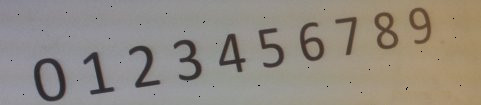
#> input picture v4/images/cifre2.jpg, 481 x 105 px
$ jupyter execute --allow-errors v4.ipynb   (shell and % lines are left out)   (Python 2 division)   (older library calls are emulated)
#> lines starting #> are read from the running program, lines starting #| are printed output that depends on the picture; after the words box and inside, x2 and y2 are one past the last pixel; in counts of white or black regions, pixels touching at a corner belong together
# Soft Computing - rač. vežba 4

## Implementacija sistema za optičko prepoznavanje karaktera (OCR)

Tokom prethodne četiri vežbe smo implementirali "ceo" sistem za optičko prepoznavanje karaktera, ali smo u tom procesu zanemarili mnoge probleme koje OCR u realnom okruženju sa sobom nosi. Cilj ovih vežbi jeste identifikacija i rešavanje tih problema.

OCR sistemi vrše optičko prepoznavanje tekstualnih sadržaja sa fotografija, gde je fotografija ulazni parametar sistema. Tačnost i performantnost sistema će u mnogome zavisiti od pretpostavke o ulaznoj fotografiji. Pošto se takva fotografija pravi u realnom okruženju, normalno je za očekivati dosta spoljnih uticaja. Ukoliko pretpostavimo da ulazna fotografija neće biti pod uticajem određenog broja faktora iz okruženja sistem može da se pojednostavi. Recimo, kamere u industijskim pogonima prave fotografije u okruženju u kome se nivo osvetljenja može kontrolisati, uređaj za fotografisanje je uvek isti i pravi fotografije koje su "sličnog" oblika.

Do sada smo OCR sistem implementirali uz pretpostavku da je fotografija idealna i da je tekstualni sadržaj na njoj u prost. Međutim, to najčešće nije slučaj. Ulazna fotografija će obično izgledati ovako:
</img>

[cell 1]
#import potrebnih biblioteka
import cv2
import collections
import numpy as np
import scipy as sc
import matplotlib.pyplot as plt
from scipy.spatial import distance

# k-means
from sklearn.cluster import KMeans

# keras
from keras.models import Sequential
from keras.layers.core import Dense,Activation
from keras.optimizers import SGD

import matplotlib.pylab as pylab
pylab.rcParams['figure.figsize'] = 16, 12 # za prikaz većih slika i plotova, zakomentarisati ako nije potrebno

### Obrada digitalne slike
Obrada digitalne slike predstavlja prvi skup aktivnosti u sistemu za OCR. Cilj ovog skupa aktivnosti jeste prilagođavanje ulazne fotografije da bi se nad njom mogla vršiti analiza sadržaja. Obrada digitalne slike može biti dosta složen proces, pošto bi on trebao biti u stanju da obradi bilo kakvu ulaznu fotografiju. Proces analize digitalne slike će biti mnogo jednostavniji ukoliko se fotografija prethodno dobro obradi i ukloni vecina suma.

[cell 2]
#Funkcionalnost implementirana u V1
def load_image(path):
#> called with path = 'images/cifre2.jpg'
    return cv2.cvtColor(cv2.imread(path), cv2.COLOR_BGR2RGB)
def image_gray(image):
    return cv2.cvtColor(image, cv2.COLOR_RGB2GRAY)
#> returned value: shape (105, 481)
def image_bin(image_gs):
    ret,image_bin = cv2.threshold(image_gs, 127, 255, cv2.THRESH_BINARY)
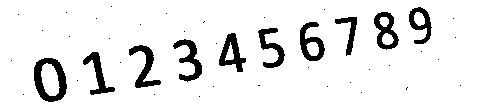
#> image_bin: shape (105, 481); 90.8% white; 44 black regions (34 under 20 px), largest, box (x1, y1, x2, y2) and area: (34, 58, 67, 102) 707, (129, 45, 161, 88) 494, (173, 39, 202, 82) 486
    return image_bin
def image_bin_adaptive(image_gs):
    image_bin = cv2.adaptiveThreshold(image_gs, 255, cv2.ADAPTIVE_THRESH_MEAN_C, cv2.THRESH_BINARY, 35, 10)
    return image_bin
def invert(image):
    return 255-image
def display_image(image, color= False):
#> call 2 of load_image, with path = 'images/kukice.jpg'
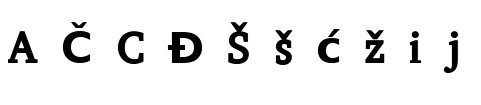
#> input picture v4/images/kukice.jpg, 481 x 105 px
#> in load_image, returned value is the input picture: shape (105, 481, 3); min 0, max 255, mean 235.3
#> in image_bin (call 2), `ret,image_bin = cv2.threshold(image_gs, 127, 255, cv2.THRESH_BINARY)`:
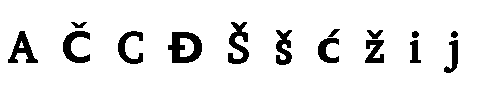
#> image_bin: shape (105, 481); 92.3% white; 15 black regions, largest, box (x1, y1, x2, y2) and area: (168, 32, 202, 63) 645, (228, 22, 249, 64) 466, (63, 31, 90, 63) 424
    if color:
        plt.imshow(image)
    else:
        plt.imshow(image, 'gray')
def dilate(image):
    kernel = np.ones((3,3)) # strukturni element 3x3 blok
#> kernel = [[1, 1, 1], [1, 1, 1], [1, 1, 1]]
    return cv2.dilate(image, kernel, iterations=1)
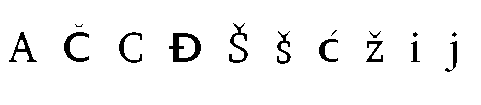
#> returned value: shape (105, 481); 95.7% white; 15 black regions (4 under 20 px), largest, box (x1, y1, x2, y2) and area: (169, 33, 201, 62) 439, (64, 32, 89, 62) 262, (229, 23, 248, 63) 236
def erode(image):
    kernel = np.ones((3,3)) # strukturni element 3x3 blok
#> kernel = [[1, 1, 1], [1, 1, 1], [1, 1, 1]]
    return cv2.erode(image, kernel, iterations=1)
#> returned value: shape (105, 481); 92.4% white; 15 black regions, largest, box (x1, y1, x2, y2) and area: (168, 32, 202, 63) 645, (228, 22, 249, 64) 462, (63, 31, 90, 63) 422

#Funkcionalnost implementirana u V2
def resize_region(region):
    resized = cv2.resize(region,(28,28), interpolation = cv2.INTER_NEAREST)
    return resized
def scale_to_range(image):
    return image / 255
def matrix_to_vector(image):
    return image.flatten()
# [5 lines left out: function prepare_for_ann, not called in this run]
def convert_output(outputs):
    return np.eye(len(outputs))
def winner(output):
    return max(enumerate(output), key=lambda x: x[1])[0]

#### Neuniformna osvetljenost fotografije
Prva aktivnost u OCR sistemu jeste obrada digitalne slike, odnosno segmentacija. Cilj segmentacije jeste klasifikovanje piksela fotografije u one koji pripadaju sadržaju i one koji pripadaju pozadini. Do sada smo za segmentaciju koristili metode bazirane na računanju praga - <b><i>threshold</i></b>. Ukoliko se za celu fotografiju pronađe jedan prag segmentacije, problem se javlja ako su delovi fotografije osetno manje ili više osvetljeni od ostatka fotografije. Ovaj problem se može rešiti uz korišćenje adaptivnog threshold-a. Na taj način se može rešiti problem neuniformne osvetljenosti fotografije, koji je bio prisutan i na prethodnom primeru.

[cell 3]
# učitavanje digitalne slike
image_color = load_image('images/cifre2.jpg')
# formiranje binarne slike
img = image_bin(image_gray(image_color))
display_image(img)

#### Šum na fotografiji nakon segmentacije
Proces segmentacije će pokušati da klasifikuje piksele tako da ih obeleži da pripadaju sadržaju ili pozadini, ali ne mora da znači da će u tome biti 100% uspešan. Na fotografiji koja je rezultat procesa segmentacije može postojati šum koji može znatno otežati analizu ovakve fotografije u narednim koracima OCR-a. Zbog toga je takav šum potrebno otkloniti u što većoj meri u ovim ranim fazama.

#Uklanjanje šuma
U narednom odeljku je prikazana jedna metoda uklanjanja šuma. Nad fotografijom sa belom pozadinom i crnim tekstom izvršena je dilatacija kako bi se crne površine smanjile i uklonio potencijalni šum, a nakon toga smo erozijom proširili crne površine da bi ih vratili u prethodno stanje.

[cell 4]
# Uklanjanje šuma
def remove_noise(binary_image):
    ret_val = erode(dilate(binary_image))
    ret_val = invert(ret_val)
    return ret_val

### Analiza digitalne slike
Analiza digitalne slike počinje kreiranjem skupa regiona(kontura) sa binarne slike.

###### * NAPOMENA: OpenCV po default-u vrši selektovanje belih površina na crnoj pozadini i sliku je potrebno postaviti u taj oblik pre pozivanja metode FindContours.

Takav skup regiona je potrebno analizirati i izvršiti njihovo prepoznavanje posredstvom veštačke neuronske mreže. Problem predstavlja činjenica da region ne mora izgledati uvek isto, iako predstavlja isti karakter. Jedan primer takve situacije jeste rotacija.

#### Zarotirani simboli na fotografiji
Svaki region se skalira na dimenzije 28x28 i formira matricu, a nakon toga se pretvara u vektor od 784 elementa. Očigledno je da će takva matrica izgledati drugačije ukoliko je region zarotiran, što će rezultovati činjenicom da ćemo na ulaz neuronske mreže dovesti ulazni vektor koji će jako loše opisivati region koji bi on trebalo da predstavlja. Posledica će biti loša predikcija od strane veštačke neuronske mreže. Zbog toga je regione potrebno zarotirati tako da se oni postave u prirodan položaj.

# TODO 1
Tačke regiona je potrebno rotirati oko tačke <b>(c<sub>x</sub>, c<sub>y</sub>)</b> za zadati ugao <b>(α = π/2-|θ|)</b> gde su (c<sub>x</sub>, c<sub>y</sub> i theta) parametri dobijeni iz osobina regiona. Na ovaj način treba da se dobiju slike regiona koje su ‘relativno’ vertikalne.

Formula za rotiranje tačke sa koordinatama (x,y) za ugao α oko tačke sa koordinatama (c<sub>x</sub>, c<sub>y</sub>):
</img>

[cell 5]
# TODO 1 - Rotiranje regiona
def rotate_regions(contours,angles,centers,sizes):
    '''Funkcija koja vrši rotiranje regiona oko njihovih centralnih tačaka
    Args:
        contours: skup svih kontura [kontura1, kontura2, ..., konturaN]
        angles:   skup svih uglova nagiba kontura [nagib1, nagib2, ..., nagibN]
        centers:  skup svih centara minimalnih pravougaonika koji su opisani
                  oko kontura [centar1, centar2, ..., centarN]
        sizes:    skup parova (height,width) koji predstavljaju duzine stranica minimalnog
                  pravougaonika koji je opisan oko konture [(h1,w1), (h2,w2), ...,(hN,wN)]
    Return:
        ret_val: rotirane konture'''
    ret_val = []
    for idx, contour in enumerate(contours):

        angle = angles[idx]
        cx,cy = centers[idx]
        height, width = sizes[idx]
        if width<height:
            angle+=90

        # Rotiranje svake tačke regiona oko centra rotacije
        alpha = np.pi/2 - abs(np.radians(angle))
        region_points_rotated = np.ndarray((len(contour), 2), dtype=np.int16)
        for i, point in enumerate(contour):
            x = point[0]
            y = point[1]

            #TODO 1 - izračunati koordinate tačke nakon rotacije


            region_points_rotated[i] = [rx,ry]
        ret_val.append(region_points_rotated)


    return ret_val

#### Simboli koji je sastoje iz više regiona
Činjenica da se jedan simbol ne mora sastojati iz samo jednog regiona nama može predstavljati problem (npr. slova i,j,ž,ć,...). Zbog toga je potrebno izvršiti spajanje kukica i kvačica u okolini simbola pre slanja podataka na predikciju neuronskoj mreži.

# TODO 2
Spojiti kukice i kvačice sa osnovnim slovima.

[cell 6]
# TODO 2
def merge_regions(contours):
    '''Funkcija koja vrši spajanje kukica i kvačica sa osnovnim karakterima
    Args:
        contours: skup svih kontura (kontura - niz tacaka bele boje)
    Return:
        ret_val: skup kontura sa spojenim kukicama i kvacicama'''
    ret_val = []
    merged_index = [] #lista indeksa kontura koje su već spojene sa nekim

    for i,contour1 in enumerate(contours): #slova
        if i in merged_index:
            continue
        min_x1 = min(contour1[:,0])
        max_x1 = max(contour1[:,0])
        min_y1 = min(contour1[:,1])
        max_y1 = max(contour1[:,1])
        for j,contour2 in enumerate(contours): #kukice
            if j in merged_index or i == j:
                continue
            min_x2 = min(contour2[:,0])
            max_x2 = max(contour2[:,0])
            min_y2 = min(contour2[:,1])
            max_y2 = max(contour2[:,1])

            #TODO 2 - izvršiti spajanje kukica iznad slova
            #spajanje dva niza je moguće obaviti funkcijom np.concatenate((contour1,contour2))


    #svi regioni koji se nisu ni sa kim spojili idu u listu kontura, bez spajanja
    for idx,contour in enumerate(contours):
        if idx not in merged_index:
            ret_val.append(contour)

    return ret_val


# TODO 2 - TEST
image_test2_original = load_image('images/kukice.jpg')
image_test2 = remove_noise(image_bin(image_gray(image_test2_original)))
img2, contours_borders2, hierarchy2 = cv2.findContours(image_test2.copy(), cv2.RETR_EXTERNAL, cv2.CHAIN_APPROX_NONE)
#> contours_borders2 = 15 contours; largest, box (x1, y1, x2, y2) and area: (168, 32, 202, 63) 795, (228, 22, 249, 64) 379, (8, 31, 38, 63) 370, (63, 31, 90, 63) 359, (118, 31, 143, 64) 307
contours2 = []
for contour2 in contours_borders2:
    center, size, angle = cv2.minAreaRect(contour2)
    xt,yt,h,w = cv2.boundingRect(contour2)
    region_points2 = []
    for i in range (xt,xt+h):
        for j in range(yt,yt+w):
            dist = cv2.pointPolygonTest(contour2,(i,j),False)
            if dist>=0 and image_test2[j,i]==255: # da li se tacka nalazi unutar konture?
                region_points2.append([i,j])
    contours2.append(np.asarray(region_points2))
#> this loop made 15 passes
#> (center, size, angle, xt, yt, h, w) on passes 1 to 8: ((452.3, 56.15), (33.5, 11.82), -79.11, 444, 40, 14, 33), ((415, 51), (22, 10), -90, 410, 40, 11, 23), ((374, 51), (22, 18), -90, 365, 40, 19, 23), ((328, 50), (24, 20), -90, 318, 38, 21, 25), ((184.5, 47), (30, 33), -90, 168, 32, 34, 31), ((453.8, 34.25), (6.36, 5.66), -45, 451, 31, 7, 7), ((415, 34), (6, 6), -90, 412, 31, 7, 7), ((130, 47), (32, 24), -90, 118, 31, 25, 33)
#> after the loop, contours2 = 15 items
contour_count = merge_regions(contours2)
#> the loop in merge_regions, `for i,contour1 in enumerate(contours):` made 15 passes
#> (min_x1, max_x1, min_y1, max_y1) on passes 1 to 8: (444, 457, 40, 72), (410, 420, 40, 62), (365, 383, 40, 62), (318, 338, 38, 62), (168, 201, 32, 62), (451, 457, 31, 37), (412, 418, 31, 37), (118, 142, 31, 63)
#> the loop in merge_regions, `for idx,contour in enumerate(contours):` made 15 passes
#> contour_count = 15 items
print "Regions found: ",len(contour_count)
#| Regions found:  15
#> in erode (call 2), `return cv2.erode(image, kernel, iterations=1)`:
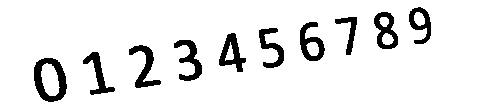
#> returned value: shape (105, 481); 90.9% white; 10 black regions, largest, box (x1, y1, x2, y2) and area: (34, 58, 67, 102) 707, (129, 45, 161, 88) 492, (219, 33, 246, 72) 479
if len(contour_count) == 10:
    print "TODO 2 Test - Passed"
else:
    print "TODO 2 Test - Failed"

# TODO 3
U nastavku se nalazi funkcija za selekciju regiona od interesa koja nam je poznata sa prethodnih vežbi, a koja je sada proširena tako da vrši rotaciju svih regiona i spajanje kukica i kvačica iznad slova pozivanjem funkcija iz prethodna dva zadatka.

Nakon spajanja kukica i kvačica na red dolazi skaliranje regiona na dimenzije 28x28. Region je sada niz tačaka čije su koordinate apsolutne koordinate na fotografiji sa koje su regioni preuzeti. Kako bi se isekao pravougaonik oko regiona potrebno je proći kroz sve tačke regiona i koordinate svake od njih prebaciti iz apsolutnih u relativne koordinate u odnosu na poziciju tačke unutar regiona.

[cell 7]
# TODO 3
def select_roi(image_orig, image_bin):

    img, contours_borders, hierarchy = cv2.findContours(image_bin.copy(), cv2.RETR_EXTERNAL, cv2.CHAIN_APPROX_NONE)
#> contours_borders = 10 contours; largest, box (x1, y1, x2, y2) and area: (34, 58, 67, 102) 1102, (374, 12, 398, 49) 594, (300, 22, 325, 61) 546, (219, 33, 246, 72) 513, (409, 7, 431, 44) 446

    contours = []
    contour_angles = []
    contour_centers = []
    contour_sizes = []
    for contour in contours_borders:
        center, size, angle = cv2.minAreaRect(contour)
        xt,yt,h,w = cv2.boundingRect(contour)

        region_points = []
        for i in range (xt,xt+h):
            for j in range(yt,yt+w):
                dist = cv2.pointPolygonTest(contour,(i,j),False)
                if dist>=0 and image_bin[j,i]==255: # da li se tacka nalazi unutar konture?
                    region_points.append([i,j])
        contour_centers.append(center)
        contour_angles.append(angle)
        contour_sizes.append(size)
        contours.append(region_points)
#> this loop made 10 passes
#> (center, size, angle, xt, yt, h, w) on passes 1 to 7: ((49.67, 79.35), (31.26, 43.78), -7.13, 34, 58, 33, 44), ((97.82, 72.59), (24.51, 42.75), -13.13, 83, 52, 32, 43), ((144.1, 65.42), (25.49, 42.02), -10.62, 129, 45, 32, 43), ((188.1, 59.43), (23.79, 41.24), -9.16, 174, 40, 28, 41), ((234.9, 51.8), (35.1, 25.61), -71.57, 219, 33, 27, 39), ((271.5, 47.35), (21.92, 39.32), -8.13, 259, 28, 25, 40), ((310.6, 41.68), (22.53, 38.74), -15.95, 300, 22, 25, 39)
#> after the loop, contour_angles = [-7.13, -13.13, -10.62, -9.16, -71.57, -8.13, -15.95, -90, -8.53, -13.39]; contour_centers = [(49.67, 79.35), (97.82, 72.59), (144.1, 65.42), (188.1, 59.43), (234.9, 51.8), (271.5, 47.35), (310.6, 41.68), (345.5, 35.5), (385.6, 30.06), (420.4, 25.02)]; contour_sizes = [(31.26, 43.78), (24.51, 42.75), (25.49, 42.02), (23.79, 41.24), (35.1, 25.61), (21.92, 39.32), (22.53, 38.74), (37, 21), (20.82, 37.09), (20.38, 36.18)]; contours = 10 items

    #Postavljanje kontura u vertikalan polozaj
    contours = rotate_regions(contours, contour_angles, contour_centers, contour_sizes)
#> the loop in rotate_regions, `for idx, contour in enumerate(contours): ` made 1 pass
#> (angle, cx, cy, height, width, alpha) on pass 1: (-7.13, 49.67, 79.35, 31.26, 43.78, 1.45)
#> after the loop in rotate_regions, `for idx, contour in enumerate(contours):`: ret_val = []

    #spajanje kukica i kvacica
    contours = merge_regions(contours)

    regions_dict = {}
    for contour in contours:

        min_x = min(contour[:,0])
        max_x = max(contour[:,0])
        min_y = min(contour[:,1])
        max_y = max(contour[:,1])

        region = np.zeros((max_y-min_y+1,max_x-min_x+1), dtype=np.int16)
        for point in contour:
            x = point[0]
            y = point[1]

             # TODO 3 - koordinate tacaka regiona prebaciti u relativne koordinate
            '''Pretpostavimo da gornja leva tačka regiona ima apsolutne koordinate (100,100).
            Ako uzmemo tačku sa koordinatama unutar regiona, recimo (105,105), nakon
            prebacivanja u relativne koordinate tačka bi trebala imati koorinate (5,5) unutar
            samog regiona.
            '''


        regions_dict[min_x] = [resize_region(region), (min_x,min_y,max_x-min_x,max_y-min_y)]

    sorted_regions_dict = collections.OrderedDict(sorted(regions_dict.items()))
    sorted_regions = np.array(sorted_regions_dict.values())

    sorted_rectangles = sorted_regions[:,1]
    region_distances = [-sorted_rectangles[0][0]-sorted_rectangles[0][2]]
    for x,y,w,h in sorted_regions[1:-1, 1]:
        region_distances[-1] += x
        region_distances.append(-x-w)
    region_distances[-1] += sorted_rectangles[-1][0]

    return image_orig, sorted_regions[:, 0], region_distances

# Start

[cell 8]
image_test_original = load_image('images/cifre2.jpg')
image_test = remove_noise(image_bin(image_gray(image_test_original)))

#> (the rest of this cell did not finish here and is left out)

[cell 9]
# [22 lines left out: functions create_ann, train_ann, not called in this run]

#### Prepoznavanje razmaka između slova i između reči u rečenici
Kao rešenje moguće je koristiti K-means algoritam i klasifikovati razmak između regiona na dve grupe:
* Razmak između slova u reči
* Razmak između reči

[cell 10]
# [22 lines left out: function display_result, not called in this run]

### Obučavanje veštačke neuronske mreže
Naredni segment koda vrši učitavanje slike koja predstavlja obučavajući skup, definiše alfabet svih karaktera koji se nalaze na slici za obučavanje, redom sa leva na desno, kao i sam postupak obučavanja veštačke neuronske mreže.

[cell 11]
image_test_original_obucavanje = load_image('images/obucavajuciSkup.jpg')
#> call 4 of load_image, with path = 'images/obucavajuciSkup.jpg'
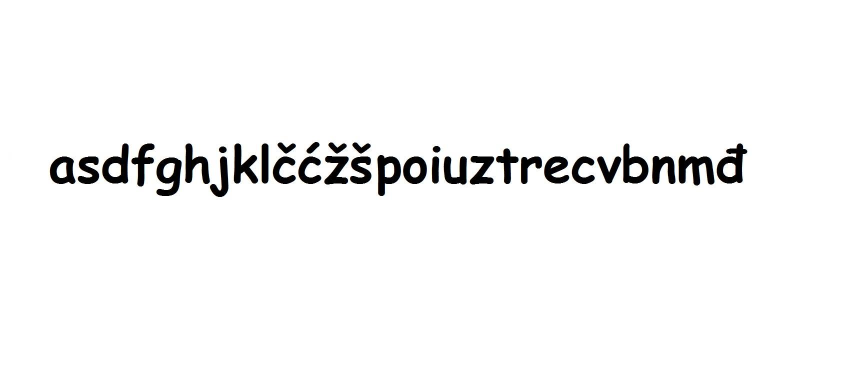
#> input picture v4/images/obucavajuciSkup.jpg, 1691 x 766 px (shown at 1/2 size)
image_test_obucavanje = remove_noise(image_bin(image_gray(image_test_original_obucavanje)))
#> in invert (call 3), `return 255-image`:
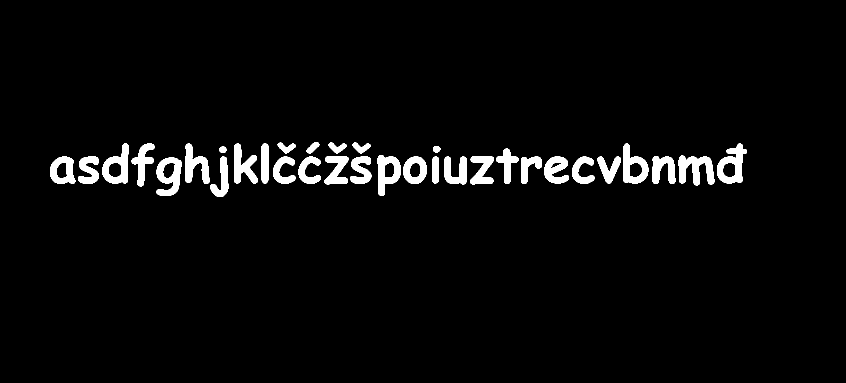
#> returned value: shape (766, 1691) (shown at 1/2 size); 3.6% white; 33 white regions

#> (the rest of this cell did not finish here and is left out)

#> in select_roi (call 2), `img, contours_borders, hierarchy = cv2.findContours(image_bin.copy(), ..`: contours_borders = 33 contours; largest, box (x1, y1, x2, y2) and area: (1434, 287, 1494, 367) 2870, (313, 315, 363, 392) 2676, (205, 287, 257, 367) 2640, (1246, 287, 1297, 367) 2554, (755, 310, 802, 392) 2529
#> the loop in select_roi (call 2), `for contour in contours_borders:` made 33 passes
#> (center, size, angle, xt, yt, h, w) on passes 1 to 8: ((337.5, 353), (76, 49), -90, 313, 315, 50, 77), ((1217.5, 339.5), (53, 47), -90, 1194, 313, 48, 54), ((1166, 340), (54, 44), -90, 1144, 313, 45, 55), ((1112.5, 339.5), (53, 49), -90, 1088, 313, 50, 54), ((1062.5, 340), (54, 41), -90, 1042, 313, 42, 55), ((910.5, 340.5), (55, 45), -90, 888, 313, 46, 56), ((870.5, 339.5), (53, 13), -90, 864, 313, 14, 54), ((829.5, 340), (54, 47), -90, 806, 313, 48, 55)
#> the loop in rotate_regions (call 2), `for idx, contour in enumerate(contours): ` made 1 pass
#> (angle, cx, cy, height, width, alpha) on pass 1: (0, 337.5, 353, 76, 49, 1.57)
region_distances_obucavanje = np.array(region_distances_obucavanje).reshape(len(region_distances_obucavanje), 1)
k_means_test = KMeans(n_clusters=2, max_iter=2000, tol=0.00001, n_init=10)
k_means_test.fit(region_distances_obucavanje)
inputs_obucavanje = prepare_for_ann(letters_obucavanje)
alphabet = ['a','s','d','f','g','h','j','k','l','č','ć','ž','š','p','o','i','u','z','t','r','e','c','v','b','n','m','đ']
outputs_obucavanje = convert_output(alphabet)
ann = create_ann()
ann = train_ann(ann, inputs_obucavanje, outputs_obucavanje)

### Predikcija na osnovu obučene mreže
Naredni segment koda vrši predikciju, odnosno prepoznavanje simbola sa fotografije za testiranje. U ovoj fazi se koristi veštačka neuronska mreža koja je definisana u prethodnom koraku i na osnovu nje se vrši predikcija rezultata.

[cell 12]
image_test_original = load_image('images/test1.jpg')
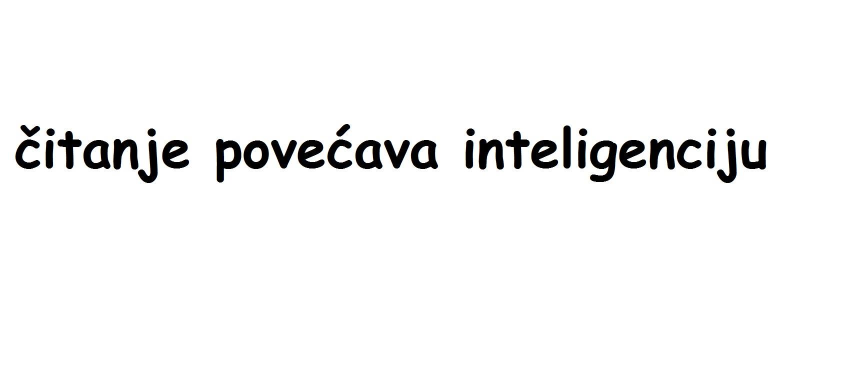
#> input picture v4/images/test1.jpg, 1691 x 766 px (shown at 1/2 size)
image_test = remove_noise(image_bin(image_gray(image_test_original)))
#> in dilate (call 4), `return cv2.dilate(image, kernel, iterations=1)`:
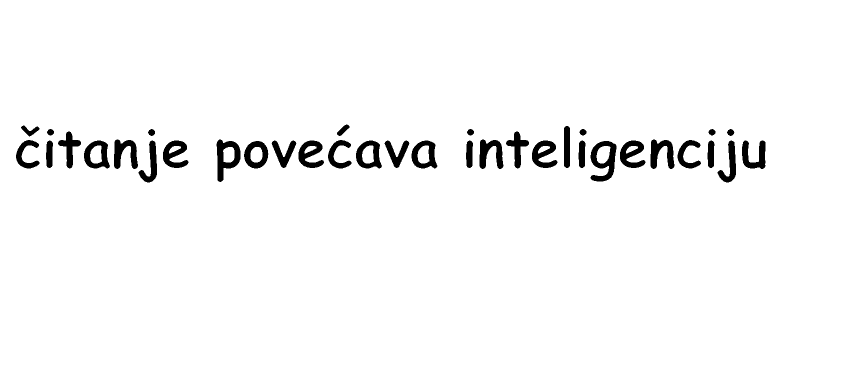
#> returned value: shape (766, 1691) (shown at 1/2 size); 97% white; 36 black regions, largest, box (x1, y1, x2, y2) and area: (1181, 282, 1233, 363) 2158, (433, 279, 481, 364) 2016, (1301, 279, 1349, 338) 1645
#> in invert (call 4), `return 255-image`:
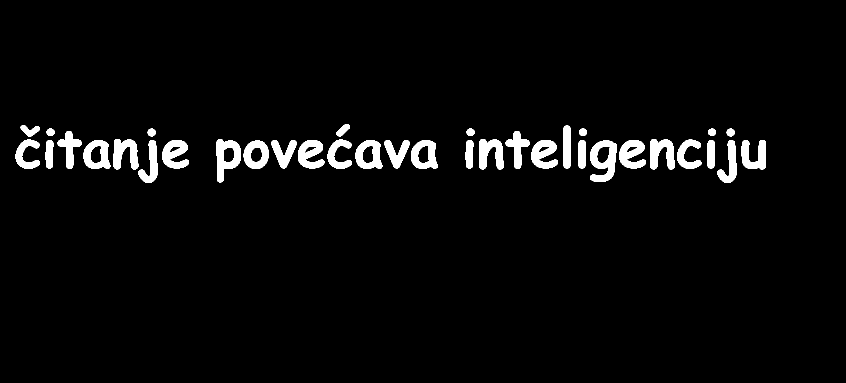
#> returned value: shape (766, 1691) (shown at 1/2 size); 3.7% white; 36 white regions

#> (the rest of this cell did not finish here and is left out)

#> in select_roi (call 3), `img, contours_borders, hierarchy = cv2.findContours(image_bin.copy(), ..`: contours_borders = 36 contours; largest, box (x1, y1, x2, y2) and area: (1180, 281, 1234, 364) 3129, (432, 278, 482, 365) 2802, (711, 280, 765, 338) 2402, (167, 280, 221, 338) 2402, (822, 280, 876, 338) 2401
